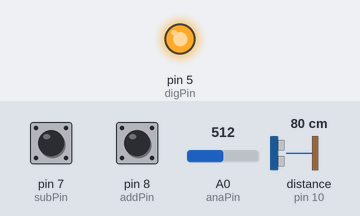
A sketch run on a simulated Arduino Uno, built with avr-gcc and run on an emulated ATmega328P. Parts: output pins drawn as LEDs (lit = HIGH). Wiring (inferred from the names in the program): ultrasonic range finder: trigger pin 9; echo pin 10. The inputs (shaded band) are chosen by the test bench; at power-on: pin 8 (addPin) HIGH, pin 7 (subPin) HIGH, A0 (anaPin) = 512, distance to the obstacle (sensor on pin 10) 80 cm. The echo pulse lasts 58.3 µs per cm; pins used as bus, display or sensor lines are not drawn; what the sketch prints to the serial monitor is not drawn.

Above: at 1.2 s.
1.3 s: pin 8 (addPin) pulled LOW for 1 s
At 3.3 s:
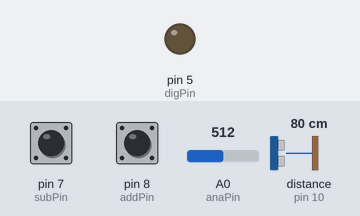
3.8 s: pin 7 (subPin) pulled LOW for 1 s
At 5.2 s:
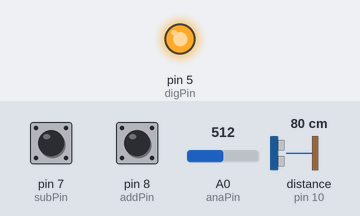
9.3 s: A0 (anaPin) set to 479
10.8 s: A0 (anaPin) set to 458
At 12.3 s:
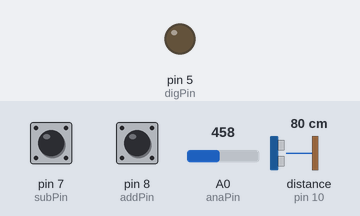
Timing chart, 0 to 13.8 s (numbered marks = the images above; inputs shaded):
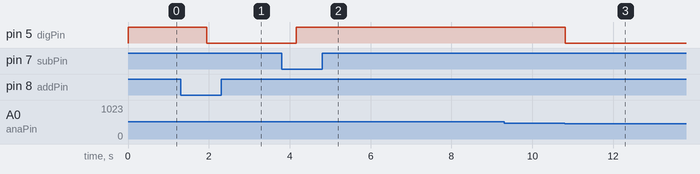

Measured:
- the behaviour switches between 473 and 472 on A0 (anaPin) (found by bisection; images 2 and 3)
- after the input at 1.3 s, pin 5 (digPin): HIGH → LOW after 0.65 s
- after the input at 3.8 s, pin 5 (digPin): LOW → HIGH after 0.36 s
- after the input at 10.8 s, pin 5 (digPin): HIGH → LOW at once

The sketch:

main.ino
```cpp
// Electromagnet Levitation Device
int anaPin = 0;   // Arduino Analogic Pin 0 (hall sensor);
int digPin = 5;   // Arduino Digital  Pin 5 (resistor);
int subPin = 7;   // Arduino Digital  Pin 7 (microswitch);
int addPin = 8;   // Arduino Digital  Pin 8 (microswitch);
int echoPin = 10; // Arduino Digital  Pin 10 (echo distance sensor);
int trigPin = 9; // Arduino Digital  Pin 9 (trig distance sensor);
//
int     anaVal = 0;   // Analogic Read(Hall Sensor) Value;
boolean digVal = 255;   // Digital Write(Electromagnet) Value;

float duration, distance; // distance sensor

int levVal = 473;   // Levitation Point Value(497~507);
int dlyVal = 0.05;   // Delay Value Micro Seconds;
//---------------------------------------------------------|
//Setup
void setup()
{
   // Levitator initialization Begin;
   Serial.begin(57600);
   Serial.println("Levitation Device");
   Serial.println("Starting...");
   // Digital Pins Work Mode Setup;
   pinMode(digPin, OUTPUT);
   pinMode(subPin, INPUT_PULLUP);
   pinMode(addPin, INPUT_PULLUP);
   pinMode(trigPin, OUTPUT);
   pinMode(echoPin, INPUT);
   // Levitator initialization End;
   Serial.println("Started.");
}
//---------------------------------------------------------|
// Loop
void loop()
{
   // Hall Sensor Read (Magnetic Field Intensity);
   anaVal = analogRead(anaPin);

   // Distance Sensor Code
   digitalWrite(trigPin, LOW);
   delayMicroseconds(0.5);
   digitalWrite(trigPin, HIGH);
   delayMicroseconds(0.5);
   digitalWrite(trigPin, LOW);
   duration = pulseIn(echoPin, HIGH);
   distance = (duration * 0.0343) / 2;
   Serial.print("Distance: ");
   Serial.println(distance);

   // Increase The Value Of Levitation Point;
   if (digitalRead(addPin) == LOW)
   {
      levVal++;
      value_log();
      delay(0.05);
   }
   // Decrease The Value Of Levitation Point;
   if (digitalRead(subPin) == LOW)
   {
      levVal--;
      value_log();
      delay(0.05);
   }
   // Check the Levitation Point;
   if (anaVal < levVal)
   {
      digVal = LOW;
   }
   else // if (anaVal > levVal)
   {
      digVal = HIGH;
   }
   //
   // Turn ON/OFF The Electromagnet;
   // With Base on Sensor Value and the Levitation Point;
   digitalWrite(digPin, digVal);
   delayMicroseconds(dlyVal);
}
//---------------------------------------------------------|
void value_log()
// Analogic/Digital/Levitation Values Print;
{
   // Show the Hall Sensor Value;
   Serial.print("Hall sensor reading (anaVal)=[");
   Serial.print(anaVal);
   Serial.print("]-");
   // Show the Electromagnet state On=1/Off=0;
   Serial.print("digVal=[");
   Serial.print(digVal);
   Serial.print("]-");
   // Show the Levitation Point Value;
   Serial.print("Levitation point (levVal)=[");
   Serial.print(levVal);
   Serial.println("];");
}
```
